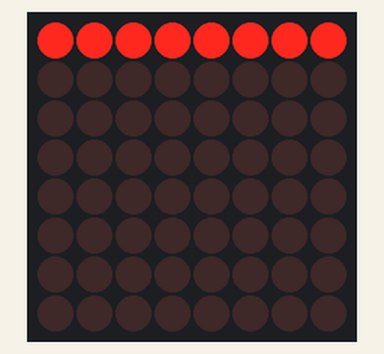
Bench run of a sketch on a simulated Arduino Uno, built with avr-gcc and run on an emulated ATmega328P. On the bench: 8×8 LED matrix.

Above: at 0.1 s.
At 5.1 s:
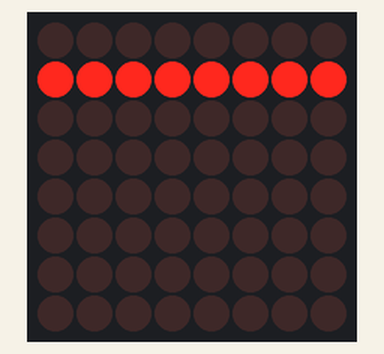
At 10.1 s:
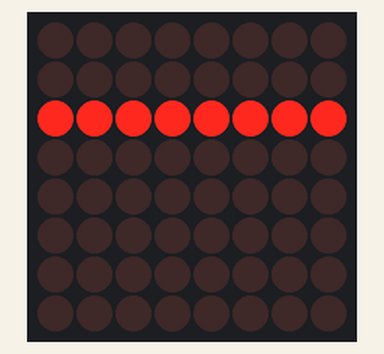
At 15.1 s:
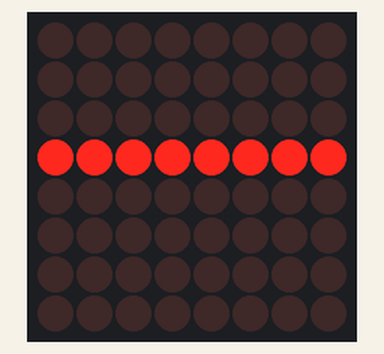
At 25.1 s:
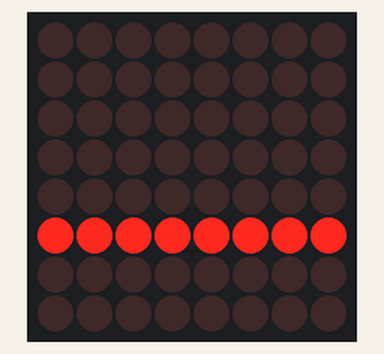
At 35.1 s:
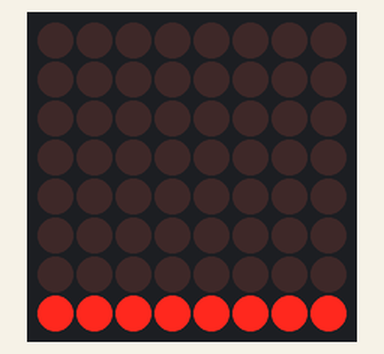

Measured:
- what the display in image 1 shows lasts 5.0 s, from 5.0 s to 10.0 s

The sketch:

horizontal-line-shitfing.ino
```cpp
#include <LedControl.h>

int DIN = 11;
int CS = 10;
int CLK = 13;

LedControl lc = LedControl(DIN, CLK, CS, 1);

void setup() {
  lc.shutdown(0, false);
  lc.setIntensity(0, 15);
  lc.clearDisplay(0);
}

void loop(){

  for(int row = 0; row < 8; row  ++){
    lc.setRow(0, row, B11111111);
    delay(5000);
    lc.setRow(0, row, B00000000);
  }

}
```
